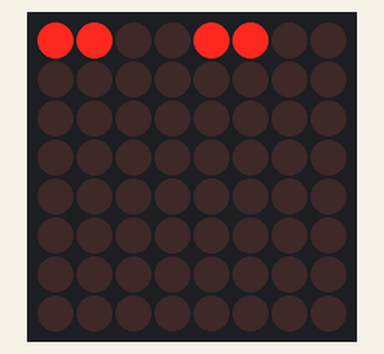
Bench run of a sketch on a simulated Arduino Uno, built with avr-gcc and run on an emulated ATmega328P. Shown: 8×8 LED matrix.

Above: at 0.12 s.
At 0.62 s:
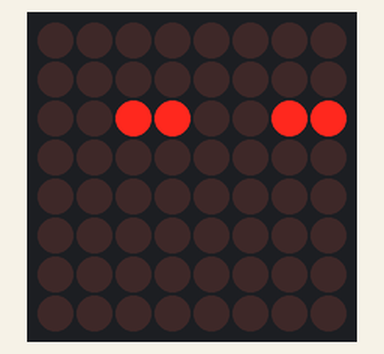

The sketch:

Matrix_arrays_bytes.ino
```cpp
#include "LedControl.h"
LedControl lc=LedControl(12,10,11,1);
void setup() {
  lc.shutdown(0,false);
  lc.setIntensity(0,8);
  lc.clearDisplay(0);
}
byte rows[3] = {B11001100, B10100101, B00110011};
void loop(){
for(int i=0; i<3; i++) {
lc.clearDisplay(0);
lc.setRow(0,i,rows[i]);
delay(250);
}
}
```
